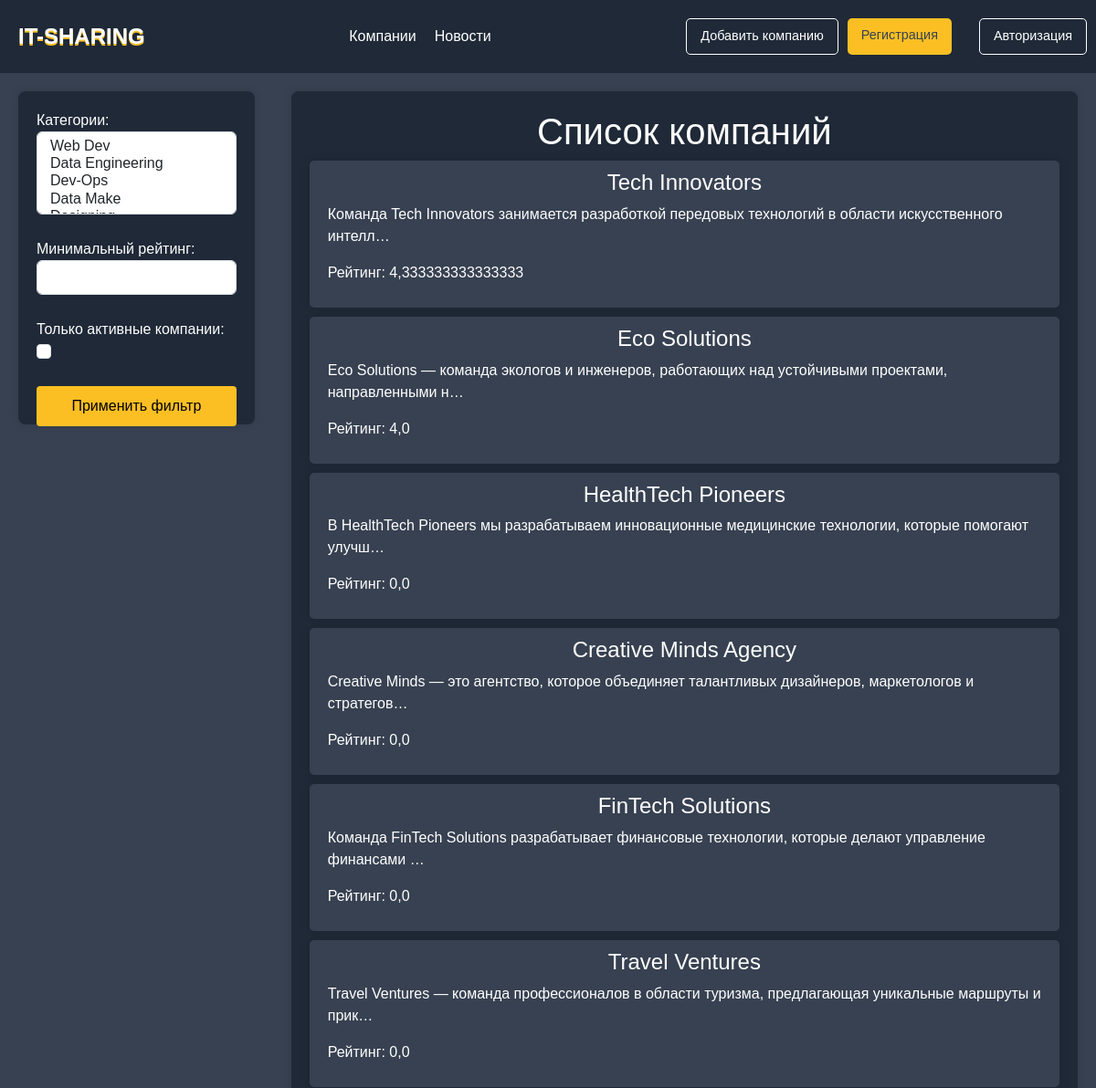
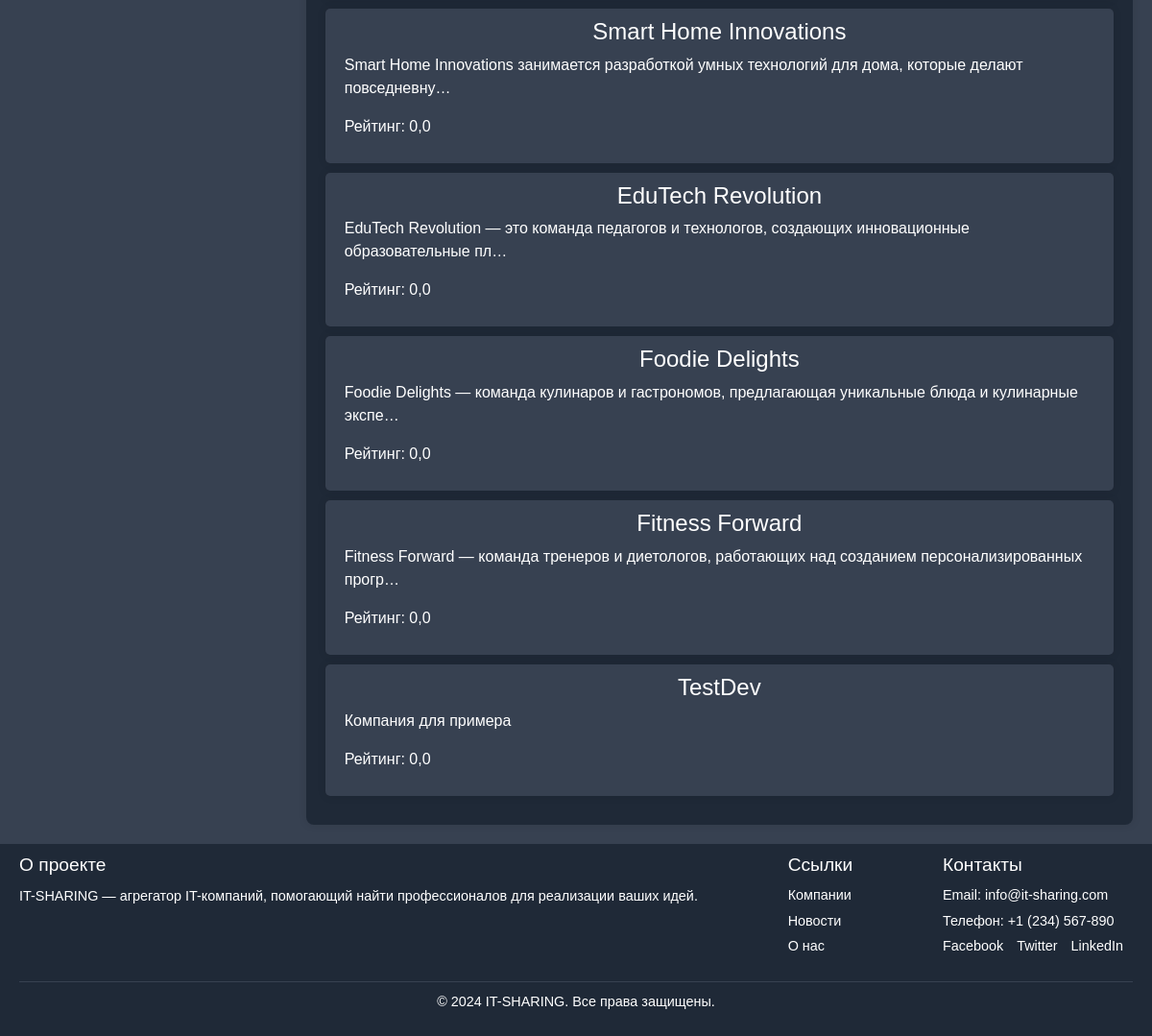
/companies/, run on the app's committed database (2 pictures, top to bottom).
### main/models.py (models this page shows, shortened)
class companies(models.Model):
    title = models.CharField(max_length=255, verbose_name="Название")
    slug = models.SlugField(max_length=255, unique=True, db_index=True, verbose_name="URL",null=True,blank=True,)
    content = models.TextField(blank=True, verbose_name="Описание компании",null=True)
    photo = models.ImageField(upload_to="static/main/img/companiesimg", verbose_name="Фото",null=True,blank=True)
    time_create = models.DateTimeField(auto_now_add=True, verbose_name="Время создания")
    is_active = models.BooleanField(default=True, verbose_name="Активна")
    raiting = models.FloatField(default=0,max_length=1, verbose_name="Рейтинг")
    cat = models.ManyToManyField(Category, related_name='companies', verbose_name="Категории",
                                 blank=True)  # Это должно быть ManyToManyField
    creator = models.ForeignKey(
        settings.AUTH_USER_MODEL,
        on_delete=models.CASCADE,
        related_name="created_companies",
        verbose_name="Создатель компании",
    )
    class Meta:
        verbose_name = 'Компания'
        verbose_name_plural = 'IT компания'
        ordering = ['id']

### main/views.py (the view)
# urls.py: path('companies/', views.company_list, name='company'),
def company_list(request):#вывод списка компаний
    companies_queryset = companies.objects.all()
    form = CompanyFilterForm(request.GET)
    if form.is_valid():
        if form.cleaned_data.get('category'):
            companies_queryset = companies_queryset.filter(cat__in=form.cleaned_data['category'])
        if form.cleaned_data.get('min_rating') is not None:
            companies_queryset = companies_queryset.filter(raiting__gte=form.cleaned_data['min_rating'])
        if form.cleaned_data.get('is_active'):
            companies_queryset = companies_queryset.filter(is_active=True)
    return render(request, 'main/company.html', {
        'companies': companies_queryset,
        'form': form,
    })

### main/forms.py
class CompanyFilterForm(forms.Form): #Форма фильтра компаний
    category = forms.ModelMultipleChoiceField(
        queryset=Category.objects.all(),
        required=False,
        label="Категории",
        widget=forms.SelectMultiple(attrs={'class': 'form-control'})
    )
    min_rating = forms.FloatField(
        required=False,
        label="Минимальный рейтинг",
        widget=forms.NumberInput(attrs={'class': 'form-control', 'step': '0.1'})
    )
    is_active = forms.BooleanField(
        required=False,
        label="Только активные компании",
        widget=forms.CheckboxInput(attrs={'class': 'form-check-input'})
    )

### main/models.py (called while the page is built)
    def __str__(self):
        return self.name

### main/templates/main/company.html (shortened to what this page needs)
{% extends 'main/layout.html' %}
{% block content %}
<div class="companies-container-filter">
    <form method="get" class="filter-form">
        {{ form.as_p }}
        <button type="submit" class="edit-profile">Применить фильтр</button>
    </form>
</div>
<div class="companies-container">
    <h1>Список компаний</h1>
    {% if companies %}
        {% for company in companies %}
        <a href="{% url 'company_detail' company.id %}">
            <div class="company-page-list">
                <h1>{{ company.title }}</h1>
                <p>{{ company.content|truncatechars:100 }}</p>
                <p>Рейтинг: {{ company.raiting }}</p>
            </div>
        </a>
        {% endfor %}
    {% else %}
        <h1>Компаний пока нет.</h1>
    {% endif %}
</div>
{% endblock %}

### main/static/main/css/main.css (style rules this page uses)
body { height: 100%; margin: 0; font-family: "Arial", sans-serif; background-color: #374151; }
.edit-profile { width: 100%; color: #000; text-align: center; background-color: #FBBF24; border: none; padding: 10px 20px; border-radius: 4px; margin-bottom: 10px; }
.companies-container { max-width: 1200px; margin: 20px; background: #1f2937; color: #fff; padding: 20px; border-radius: 8px; box-shadow: 0 0 10px rgba(0, 0, 0, 0.1); }
.companies-container-filter { max-width: 1200px; margin: 20px; background: #1f2937; color: #fff; padding: 20px; border-radius: 8px; box-shadow: 0 0 10px rgba(0, 0, 0, 0.1); height: 365px; }
.companies-container a { text-decoration: none; }
.companies-container h1 { text-align: center; }
.company-page-list { color: #fff; background: #374151; padding: 10px 20px; margin-bottom: 10px; box-shadow: 0 0 10px rgba(0, 0, 0, 0.1); border-radius: 5px; }
.company-page-list h1 { text-align: center; font-size: 1.5rem; }
.filter-form { margin-bottom: 20px; display: flex; flex-direction: column; gap: 10px; max-width: 400px; }
.filter-form button { align-self: flex-start; }

### data on the page
companies: title "Tech Innovators", content "Команда Tech Innovators занимается разработкой передовых технологий в области искусственного интелл…", raiting "4,333333333333333"
companies: title "Eco Solutions", content "Eco Solutions — команда экологов и инженеров, работающих над устойчивыми проектами, направленными н…", raiting "4,0"
companies: title "HealthTech Pioneers", content "В HealthTech Pioneers мы разрабатываем инновационные медицинские технологии, которые помогают улучш…", raiting "0,0"
companies: title "Creative Minds Agency", content "Creative Minds — это агентство, которое объединяет талантливых дизайнеров, маркетологов и стратегов…", raiting "0,0"
companies: title "FinTech Solutions", content "Команда FinTech Solutions разрабатывает финансовые технологии, которые делают управление финансами …", raiting "0,0"
companies: title "Travel Ventures", content "Travel Ventures — команда профессионалов в области туризма, предлагающая уникальные маршруты и прик…", raiting "0,0"
companies: title "Smart Home Innovations", content "Smart Home Innovations занимается разработкой умных технологий для дома, которые делают повседневну…", raiting "0,0"
companies: title "EduTech Revolution", content "EduTech Revolution — это команда педагогов и технологов, создающих инновационные образовательные пл…", raiting "0,0"
companies: title "Foodie Delights", content "Foodie Delights — команда кулинаров и гастрономов, предлагающая уникальные блюда и кулинарные экспе…", raiting "0,0"
companies: title "Fitness Forward", content "Fitness Forward — команда тренеров и диетологов, работающих над созданием персонализированных прогр…", raiting "0,0"
companies: title "TestDev", content "Компания для примера", raiting "0,0"
